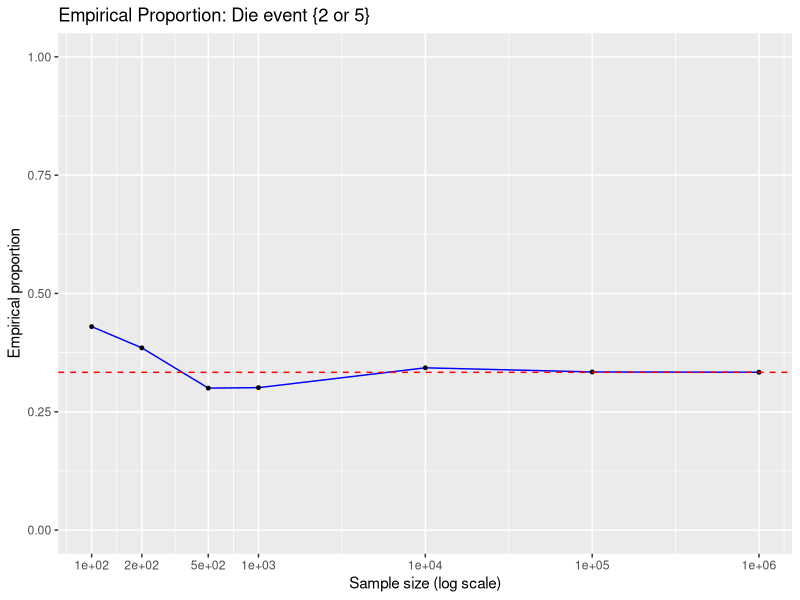
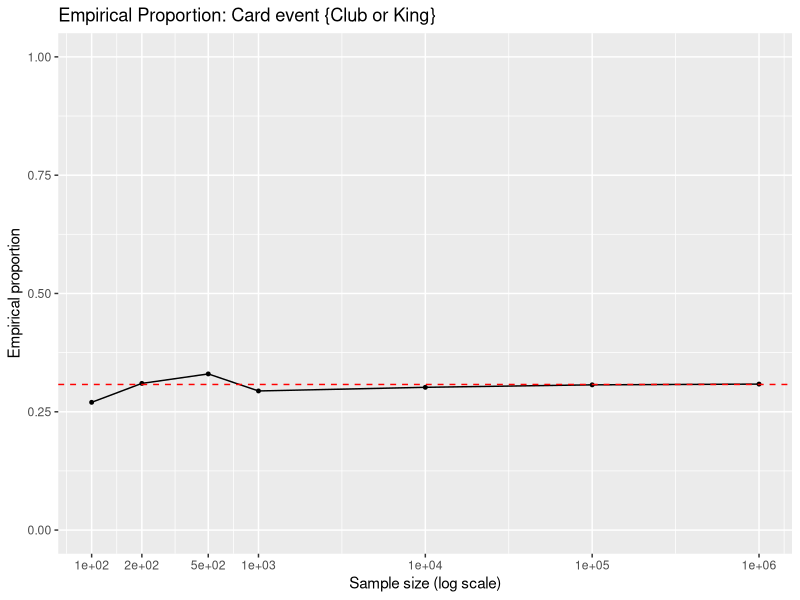

Source code (R) for these figures, in order: (Note: this script raises an error after producing the figures.)
#Xác suất độc lập

n <- 100000
die_coin <- data.frame(
  die = sample(1: 6, n, replace = TRUE),
  coin = sample(c("H", "T"), n, replace = TRUE)
)
whr <- with (die_coin, die == 6 & coin == "H")
proportions(table(whr))

#

deck <- expand.grid(
  rank = c('A', 2:10, 'J', 'Q', 'K'),
  suit = c('hearts', 'diamonds', 'clubs', 'spades')
)
n <- 100000
two_cards <- sapply(1:n, FUN = function(x) sample(1:52, 2, replace = FALSE))
whr <- deck[two_cards[1, ], 'suit'] %in% c('diamonds', 'hearts') &
  deck[two_cards[2, ], 'suit'] %in% c('diamonds', 'hearts')
proportions(table(whr))

#

n <- 100000
die_rolls <- sample(1:6, n, replace = TRUE)
whr <- die_rolls %in% c(2,5)
proportions(table(whr))

#
library(ggplot2)

compute_prop <- function(n) {
  # Die rolls
  die_rolls <- sample(1:6, size = n, replace = TRUE)
  whr1 <- die_rolls %in% c(2, 5)
  emp_prop1 <- mean(whr1)
  # Card draws (with replacement)
  deck <- expand.grid(
    rank = c('A', 2:10, 'J', 'Q', 'K'),
    suit = c('Club', 'Diamond', 'Heart', 'Spade'),
    stringsAsFactors = FALSE
  )
  one_card <- sample(1:52, size = n, replace = TRUE)
  suit_is_club <- deck[one_card, 'suit'] == 'Club'
  rank_is_king <- deck[one_card, 'rank'] == 'K'
  whr2 <- suit_is_club | rank_is_king
  emp_prop2 <- mean(whr2)
  return(c(die = emp_prop1, card = emp_prop2))
}
sample_size <- c(100, 200, 500, 1000, 10000, 100000, 1e6)
res_mat <- sapply(sample_size, compute_prop)
df_die <- data.frame(n = sample_size, prop = as.numeric(res_mat["die", ]))
df_card <- data.frame(n = sample_size, prop = as.numeric(res_mat["card", ]))
# Theoretical probs
p_die_true <- 2/6 # = 1/3
p_card_true <- 4/13 # P(Club | King) = 1/4 + 1/13 - 1/52 = 4/13
p1 <- ggplot(df_die, aes(x=n, y=prop)) +
  geom_line(color='blue', linewidth=0.5) +
  geom_point(size=1) +
  geom_hline(yintercept=1/3, linetype='dashed', color='red') +
  scale_x_continuous(trans = "log10", breaks = sample_size) +
  ylim(0, 1) +
  labs(
    title = "Empirical Proportion: Die event {2 or 5}",
    x = "Sample size (log scale)",
    y = "Empirical proportion"
  )
p2 <- ggplot(df_card, aes(x = n, y = prop)) +
  geom_line(linewidth = 0.5) +
  geom_point(size = 1) +
  geom_hline(yintercept = p_card_true, linetype = 'dashed', color = 'red') +
  scale_x_continuous(trans = "log10", breaks = sample_size) +
  ylim(0, 1) +
  labs(
    title = "Empirical Proportion: Card event {Club or King}",
    x = "Sample size (log scale)",
    y = "Empirical proportion"
  )
p1 / p2

